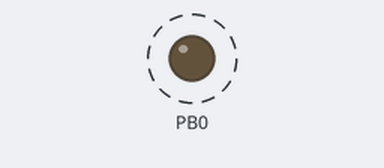
Recording of a program running on a simulated ATmega8, built with avr-gcc and emulated at 8 MHz. On the bench: output pins drawn as LEDs (lit = HIGH). Dashed ring = blinking.

Above: at 0.2 s.
Timing chart, 0 to 3.0 s (numbered marks = the images above):
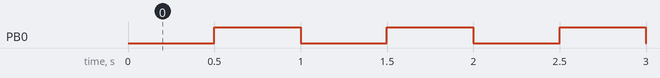

Measured:
- by itself, PB0: alternates HIGH for 0.50 s and LOW for 0.50 s

The program:

main.c
```c
/**
	@author Mahir
	@version 0.1
	@file main.c
*/

// CPU clock for atmega8
#define F_CPU 8000000UL

/******************************************************************************/
/* INCLUDED FILES                                                             */
/******************************************************************************/
#include <avr/io.h>
/******************************************************************************/


/******************************************************************************/
/* FUNCTIONS                                                                  */
/******************************************************************************/


/**
	@brief Init the microcontroller
*/
void init(void){

	DDRB |= (1 << DDB0); 	// PB0 is the only output

}
/******************************************************************************/

/**
	@brief Main function
*/
int main(void){

	// Init
	init();

	TCCR1B |= (1 << CS11)|(1 << CS10); //prescaler 64
	TCNT1 = 0; //Timer count

	// Loop forever
	while (1){

		/* Task
		** f= 1Hz, so T= 1s = T(ON) + T(OFF); Toggle LED every 0.5s
		*/

		if (TCNT1 >= 62499){
			PORTB ^= (1 << PB0);
			TCNT1 = 0;
		}

	}

	return 0;
}
/******************************************************************************/
```
